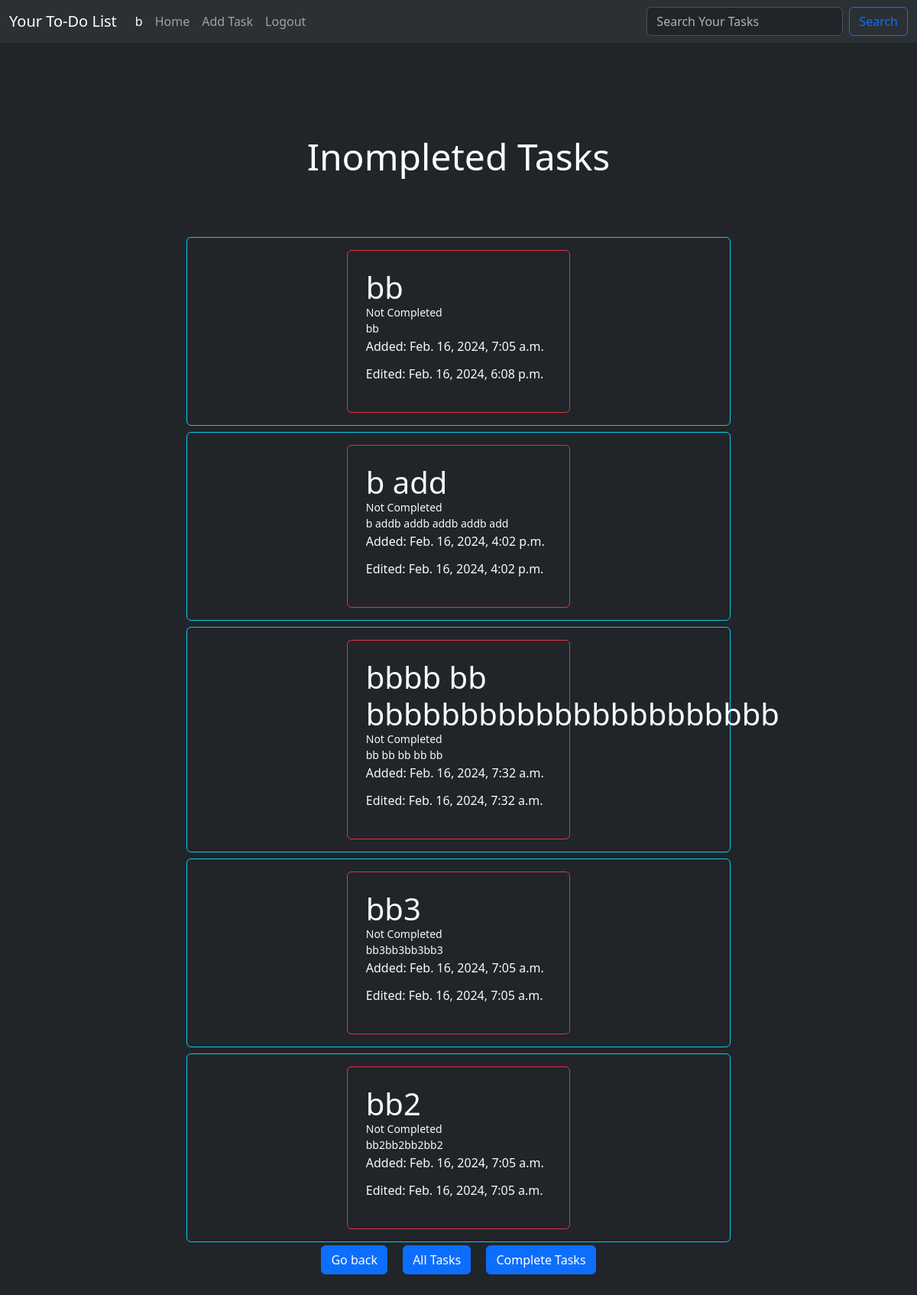
Before: /incompleted_tasks/ (signed in) with the older database file.
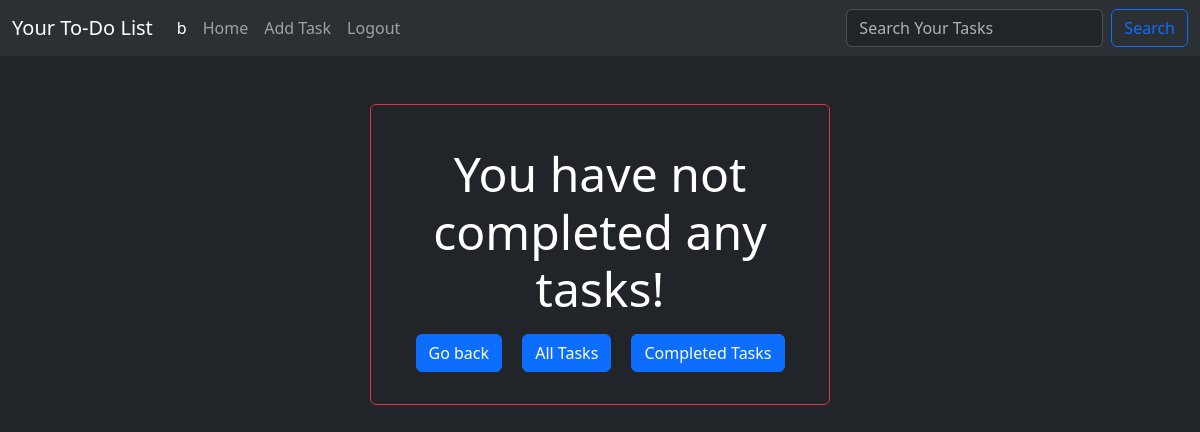
After: the same page with the newer database file.
### API/models.py (models this page shows, shortened)
class Task(models.Model):
    name = models.CharField(max_length=100)
    description = models.TextField()
    date_added = models.DateTimeField(auto_now_add=True)
    date_modified = models.DateTimeField(auto_now=True)
    completed = models.BooleanField(default=False)
    user = models.ForeignKey(User, on_delete=models.CASCADE)

### todo_Front_end/views.py (the view)
# urls.py: path('incompleted_tasks/',views.incompleted_tasks,name='incompleted_tasks'),
@login_required
def incompleted_tasks(request):
    tasks = Task.objects.filter(completed=False,user=request.user).order_by('-date_modified')
    return render(request, 'incomplete.html', {'tasks': tasks})

### templates/incomplete.html (shortened to what this page needs)
{% extends 'base.html' %}
{% block content %}
<div class="container-md-8">
    <div class="row justify-content-center p-5">
        {% if tasks %}
        <p class="display-5 text-center my-5 p-4">Inompleted Tasks</p>
        <div class="col-8 text-center align-items-center ">
            <div class="list-group ">
                {% for task in tasks %}
                <div class="list-group-item list-group-item-action rounded border border-info my-1 py-3 lh-sm">
                    <div class="row text-start align-items-center justify-content-center">
                        <div class="col-md-5 rounded border border-danger p-4 mb-3 mb-md-0">
                            <a href="{% url 'todo:taskdetail' task.id %}" class="text-decoration-none text-light">
                                <strong class="mb-1 display-6">{{ task.name }}</strong>
                                {% if task.completed %}
                                <div class="col-10 mb-1 small">Completed : {{ task.date_modified }}</div>
                                {% else %}
                                <div class="col-10 mb-1 small">Not Completed</div>
                                <div class="col-10 mb-1 small">{{ task.description }}</div>
                                <div class="">
                                    <p>Added: {{ task.date_added }}</p>
                                    <p>Edited: {{ task.date_modified }}</p>
                                </div>
                                {% endif %}
                            </a>
                        </div>
                    </div>
                </div>
                {%endfor%}
            </div>
            <a class="btn  btn-primary mx-2 mb-2" href="{% url 'todo:home' %}">Go back</a>
            <a class="btn  btn-primary mx-2 mb-2" href="{% url 'todo:home' %}">All Tasks</a>
            <a class="btn  btn-primary mx-2 mb-2" href="{% url 'todo:completed_tasks' %}">Complete Tasks</a>
        </div>
        {%else%}
        <div class="col-md-5 rounded border border-danger p-4 mb-1 mb-md-0">
            <p class="display-5 text-center my-2 p-2">You have not completed any tasks!</p>
            <div class="text-center">
                <a class="btn btn-primary mx-2 mb-2" href="{% url 'todo:home' %}">Go back</a>
                <a class="btn  btn-primary mx-2 mb-2" href="{% url 'todo:home' %}">All Tasks</a>
                <a class="btn btn-primary mx-2 mb-2" href="{% url 'todo:completed_tasks' %}">Completed Tasks</a>
            </div>
        </div>
        {% endif %}
    </div>
</div>
{%endblock%}

Changed rows visible on the page:
no longer on this page (row edited): Task: name "bb", description "bb", date_added "Feb. 16, 2024, 7:05 a.m.", date_modified "Feb. 16, 2024, 6:08 p.m."
no longer on this page (row edited): Task: name "b add", description "b addb addb addb addb add", date_added "Feb. 16, 2024, 4:02 p.m.", date_modified "Feb. 16, 2024, 4:02 p.m."
no longer on this page (row edited): Task: name "bbbb bb bbbbbbbbbbbbbbbbbbbbbb", description "bb bb bb bb bb", date_added "Feb. 16, 2024, 7:32 a.m.", date_modified "Feb. 16, 2024, 7:32 a.m."
no longer on this page (row edited): Task: name "bb3", description "bb3bb3bb3bb3", date_added "Feb. 16, 2024, 7:05 a.m.", date_modified "Feb. 16, 2024, 7:05 a.m."
no longer on this page (row edited): Task: name "bb2", description "bb2bb2bb2bb2", date_added "Feb. 16, 2024, 7:05 a.m.", date_modified "Feb. 16, 2024, 7:05 a.m."
Other visible differences:
text no longer shown: "Inompleted Tasks Complete Tasks"
text now shown: "You have not completed any tasks! Completed Tasks"
